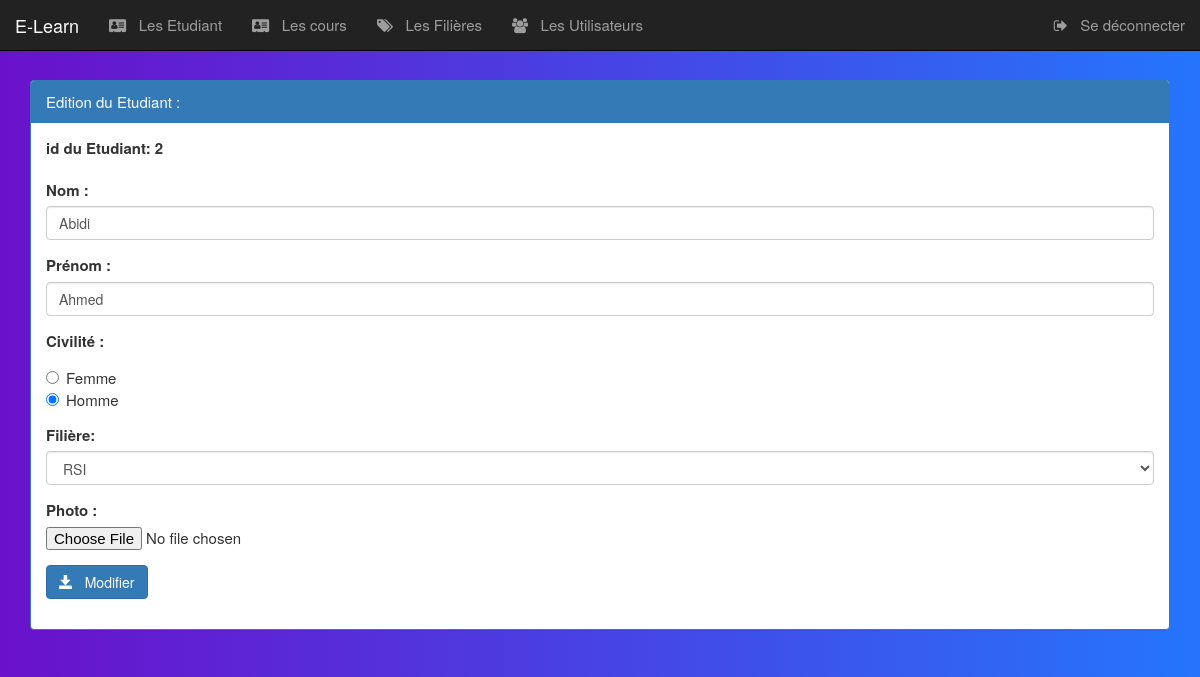
/pages/editerEtudiant.php?idS=2 (signed in), run on the app's committed database.
### tables this page shows
create table Etudiant(
    idEtudiant int(4) auto_increment primary key,
    nom varchar(50),
    prenom varchar(50),
    civilite varchar(50),
    photo varchar(100),
    idFiliere int(4)
);

create table filiere(
    idFiliere int(4) auto_increment primary key,
    nomFiliere varchar(50),
    niveau varchar(50)
);

### pages/editerEtudiant.php (the view, shortened to what this page needs)
<?php
    require_once('connexiondb.php');
    $idS=isset($_GET['idS'])?$_GET['idS']:0;
    $requeteS="select * from Etudiant where idEtudiant=$idS";
    $resultatS=$pdo->query($requeteS);
    $Etudiant=$resultatS->fetch();
    $nom=$Etudiant['nom'];
    $prenom=$Etudiant['prenom'];
    $civilite=strtoupper($Etudiant['civilite']);
    $idFiliere=$Etudiant['idFiliere'];
    $requeteF="select * from filiere";
    $resultatF=$pdo->query($requeteF);
?>
<HTML>
    <head>
        <link rel="stylesheet" type="text/css" href="https://maxcdn.bootstrapcdn.com/bootstrap/3.3.7/css/bootstrap.min.css">
        <link rel="stylesheet" type="text/css" href="../css/font-awesome.min.css">
        <link rel="stylesheet" type="text/css" href="../css/Styles.css">
    </head>
    <body class="vh-100 gradient-custom">
        <?php include("menu.php"); ?>
        <div class="container">
             <div class="panel panel-primary margetop60">
                <div class="panel-heading">Edition du Etudiant :</div>
                <div class="panel-body">
                    <form method="post" action="updateEtudiant.php" class="form"  enctype="multipart/form-data">
						<div class="form-group">
                             <label for="idS">id du Etudiant: <?php echo $idS ?></label>
                        </div>
                        <div class="form-group">
                             <label for="nom">Nom :</label>
                            <input type="text" name="nom" placeholder="Nom" class="form-control" value="<?php echo $nom ?>"/>
                        </div>
                        <div class="form-group">
                             <label for="prenom">Prénom :</label>
                            <input type="text" name="prenom" placeholder="Prénom" class="form-control"
                                   value="<?php echo $prenom ?>"/>
                        </div>
                        <div class="form-group">
                            <label for="civilite">Civilité :</label>
                            <div class="radio">
                                <label><input type="radio" name="civilite" value="Femme"
                                    <?php if($civilite==="Femme")echo "checked" ?> /> Femme </label><br>
                                <label><input type="radio" name="civilite" value="Homme"
                                    <?php if($civilite==="Homme")echo "checked" ?> checked/> Homme </label>
                            </div>
                        </div>
                        <div class="form-group">
                            <label for="idFiliere">Filière:</label>
				            <select name="idFiliere" class="form-control" id="idFiliere">
                              <?php while($filiere=$resultatF->fetch()) { ?>
                                <option value="<?php echo $filiere['idFiliere'] ?>"
                                         <?php if($idFiliere===$filiere['idFiliere']) echo "selected" ?>>
                                    <?php echo $filiere['nomFiliere'] ?>
                                </option>
                              <?php }?>
				            </select>
                        </div>
                        <div class="form-group">
                             <label for="photo">Photo :</label>
                            <input type="file" name="photo" />
                        </div>
				        <button type="submit" class="btn btn-primary">
                            <span class="glyphicon glyphicon-save"></span>
                            &nbsp  Modifier
                        </button>
					</form>
                </div>
            </div>
        </div>
    </body>
</HTML>

### css/Styles.css (style rules this page uses)
.margetop60 { margin-top: 80px; }
body { background-color: rgb(240, 238, 238); font-size: 15px; }
.gradient-custom { background: #6a11cb; background: -webkit-linear-gradient(to right, rgba(106, 17, 203, 1), rgba(37, 117, 252, 1)); background: linear-gradient(to right, rgba(106, 17, 203, 1), rgba(37, 117, 252, 1)) }

### data on the page
etudiant: nom "Abidi", prenom "Ahmed", civilite "☐ Femme", civilite "☑ Homme", idFiliere "RSI"

### other printed values
$idS "2"
